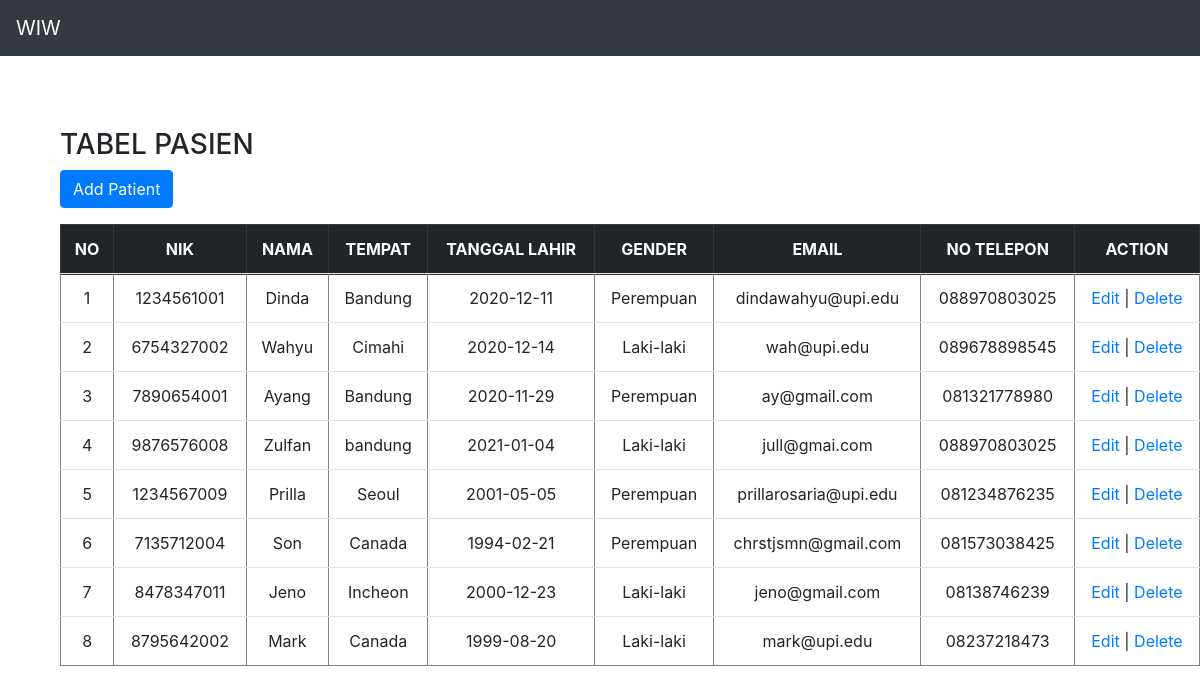
The page / on the database its author committed.
### tables this page shows
CREATE TABLE `pasien` (
  `id` int(11) NOT NULL,
  `nik` varchar(100) NOT NULL,
  `nama` varchar(100) NOT NULL,
  `tempat` varchar(100) NOT NULL,
  `tl` varchar(100) NOT NULL,
  `gender` varchar(10) NOT NULL,
  `email` varchar(100) NOT NULL,
  `telp` varchar(100) NOT NULL
);

### presenter/ProsesPasien.php (called while the page is built, shortened)
<?php
class ProsesPasien implements KontrakPresenter
{
    private $tabelpasien;
    private $data = [];
    function __construct()
    {
        try {
            $db_host = "localhost";
            $db_user = "root";
            $db_password = "";
            $db_name = "mvp_php";
            $this->tabelpasien = new TabelPasien($db_host, $db_user, $db_password, $db_name);
            $this->data = array();
        } catch (Exception $e) {
            echo "wiw error" . $e->getMessage();
        }
    }
    function prosesDataPasien()
    {
        try {
            $this->tabelpasien->open();
            $this->tabelpasien->getPasien();
            while ($row = $this->tabelpasien->getResult()) {
                $pasien = new Pasien();
                $pasien->setId($row['id']);
                $pasien->setNik($row['nik']);
                $pasien->setNama($row['nama']);
                $pasien->setTempat($row['tempat']);
                $pasien->setTl($row['tl']);
                $pasien->setGender($row['gender']);
                $pasien->setEmail($row['email']);
                $pasien->setNoTelp($row['telp']);
                $this->data[] = $pasien;
            }
        } catch (Exception $e) {
            echo "wiw error part 2" . $e->getMessage();
        }
    }
    function getId($i)
    {
        return $this->data[$i]->getId();
    }
    function getNik($i)
    {
        return $this->data[$i]->getNik();
    }
    function getNama($i)
    {
        return $this->data[$i]->getNama();
    }
    function getTempat($i)
    {
        return $this->data[$i]->getTempat();
    }
    function getTl($i)
    {
        return $this->data[$i]->getTl();
    }
    function getGender($i)
    {
        return $this->data[$i]->getGender();
    }
    function getEmail($i)
    {
        return $this->data[$i]->getEmail();
    }
    function getNoTelp($i)
    {
        return $this->data[$i]->getNoTelp();
    }
    function getSize()
    {
        return sizeof($this->data);
    }
}

### index.php (called while the page is built, shortened)
<?php
include("model/Template.class.php");
include("model/DB.class.php");
include("model/Pasien.class.php");
include("view/TampilPasien.php");
$tp = new TampilPasien();
if (isset($_GET['add'])){
    $data = $tp->add();
} else if(isset($_GET['edit'])){
    $id = $_GET['edit'];
    $data = $tp->edit($id);
}
else {
    $data = $tp->tampil();
}

### model/Pasien.class.php (called while the page is built)
<?php
 class Pasien
 {
	 var $id = '';
	 var $nik = '';
	 var $nama = '';
	 var $tempat = '';
	 var $tl = '';
	 var $gender = '';
	 var $email = '';
	 var $no_telp = '';
	 function __construct($id = '', $nik = '', $nama = '', $tempat = '', $tl = '', $gender = '', $email = '', $no_telp = '')
	 {
		 $this->id = $id;
		 $this->nik = $nik;
		 $this->nama = $nama;
		 $this->tempat = $tempat;
		 $this->tl = $tl;
		 $this->gender = $gender;
		 $this->email = $email;
		 $this->no_telp = $no_telp;
	 }
	 function setId($id)
	 {
		 $this->id = $id;
	 }
	 function setNik($nik)
	 {
		 $this->nik = $nik;
	 }
	 function setNama($nama)
	 {
		 $this->nama = $nama;
	 }
	 function setTempat($tempat)
	 {
		 $this->tempat = $tempat;
	 }
	 function setTl($tl)
	 {
		 $this->tl = $tl;
	 }
	 function setGender($gender)
	 {
		 $this->gender = $gender;
	 }
	 function setEmail($email)
	 {
		 $this->email = $email;
	 }
	 function setNoTelp($no_telp)
	 {
		 $this->no_telp = $no_telp;
	 }
	 function getId()
	 {
		 return $this->id;
	 }
	 function getNik()
	 {
		 return $this->nik;
	 }
	 function getNama()
	 {
		 return $this->nama;
	 }
	 function getTempat()
	 {
		 return $this->tempat;
	 }
	 function getTl()
	 {
		 return $this->tl;
	 }
	 function getGender()
	 {
		 return $this->gender;
	 }
	 function getEmail()
	 {
		 return $this->email;
	 }
	 function getNoTelp()
	 {
		 return $this->no_telp;
	 }
 }

### model/DB.class.php (called while the page is built, shortened)
<?php
class DB
{
	var $db_host = '';
	var $db_user = '';
	var $db_password = '';
	var $db_name = '';
	var $db_link = '';
	function __construct($db_host = '', $db_user = '', $db_password = '', $db_name = '')
	{
		$this->db_host = $db_host;
		$this->db_user = $db_user;
		$this->db_password = $db_password;
		$this->db_name = $db_name;
	}
	function open()
	{
		$this->db_link = mysqli_connect($this->db_host, $this->db_user, $this->db_password, $this->db_name);
	}
	function execute($query = "")
	{
		$this->result = mysqli_query($this->db_link, $query);
		return $this->result;
	}
}

### model/TabelPasien.class.php (called while the page is built, shortened)
<?php
class TabelPasien extends DB
{
	function getPasien()
	{
		$query = "SELECT * FROM pasien";
		return $this->execute($query);
	}
}

### view/TampilPasien.php (the view, shortened to what this page needs)
<?php
include("presenter/ProsesPasien.php");
class TampilPasien implements KontrakView
{
	private $prosespasien;
	function __construct()
	{
		$this->prosespasien = new ProsesPasien();
	}
	function tampil()
{
    $this->prosespasien->prosesDataPasien();
    $data = null;
    for ($i = 0; $i < $this->prosespasien->getSize(); $i++) {
        $no = $i + 1;
        $data .= "<tr>
        <td>" . $no . "</td>
        <td>" . $this->prosespasien->getNik($i) . "</td>
        <td>" . $this->prosespasien->getNama($i) . "</td>
        <td>" . $this->prosespasien->getTempat($i) . "</td>
        <td>" . $this->prosespasien->getTl($i) . "</td>
        <td>" . $this->prosespasien->getGender($i) . "</td>
        <td>" . $this->prosespasien->getEmail($i) . "</td>
        <td>" . $this->prosespasien->getNoTelp($i) . "</td>
        <td><a href='index.php?edit=" . $this->prosespasien->getId($i) . "'>Edit</a> | <a href='index.php?delete=" . $this->prosespasien->getId($i) . "' onclick='return confirm(\"Are you sure?\")'>Delete</a></td>
        </tr>";
    }
}
}

### model/Template.class.php (shortened to what this page needs)
<?php
class Template{
	var $content = '';
	function __construct($filename = ''){
		$this->content = implode('', @file($filename));
	}
	function clear(){
		$this->content = preg_replace("/DATA_[A-Z|_|0-9]+/", "", $this->content);
	}
	function write(){
		print $this->content;
	}
	function replace($old = '', $new = ''){
		if(is_int($new)){
			$value = sprintf("%d", $new);
		}elseif(is_float($new)){
			$value = sprintf("%f", $new);
		}elseif(is_array($new)){
			$value = '';
			foreach( $new as $item){
				$value .= $item. '';
			}
		}else{
			$value = $new;
		}
		$this->content = preg_replace("/$old/",  $value, $this->content);
	}
}

### rows shown on the page
pasien: no "1", nik "1234561001", nama "Dinda", tempat "Bandung", tl "2020-12-11", gender "Perempuan", email "dindawahyu@upi.edu", telp "088970803025"
pasien: no "2", nik "6754327002", nama "Wahyu", tempat "Cimahi", tl "2020-12-14", gender "Laki-laki", email "wah@upi.edu", telp "089678898545"
pasien: no "3", nik "7890654001", nama "Ayang", tempat "Bandung", tl "2020-11-29", gender "Perempuan", email "ay@gmail.com", telp "081321778980"
pasien: no "4", nik "9876576008", nama "Zulfan", tempat "bandung", tl "2021-01-04", gender "Laki-laki", email "jull@gmai.com", telp "088970803025"
pasien: no "5", nik "1234567009", nama "Prilla", tempat "Seoul", tl "2001-05-05", gender "Perempuan", email "prillarosaria@upi.edu", telp "081234876235"
pasien: no "6", nik "7135712004", nama "Son", tempat "Canada", tl "1994-02-21", gender "Perempuan", email "chrstjsmn@gmail.com", telp "081573038425"
pasien: no "7", nik "8478347011", nama "Jeno", tempat "Incheon", tl "2000-12-23", gender "Laki-laki", email "jeno@gmail.com", telp "08138746239"
pasien: no "8", nik "8795642002", nama "Mark", tempat "Canada", tl "1999-08-20", gender "Laki-laki", email "mark@upi.edu", telp "08237218473"

### other values the page prints
$this->content "WIW TABEL PASIEN Add Patient NO NIK NAMA TEMPAT TANGGAL LAHIR GENDER EMAIL NO TELEPON ACTION"
